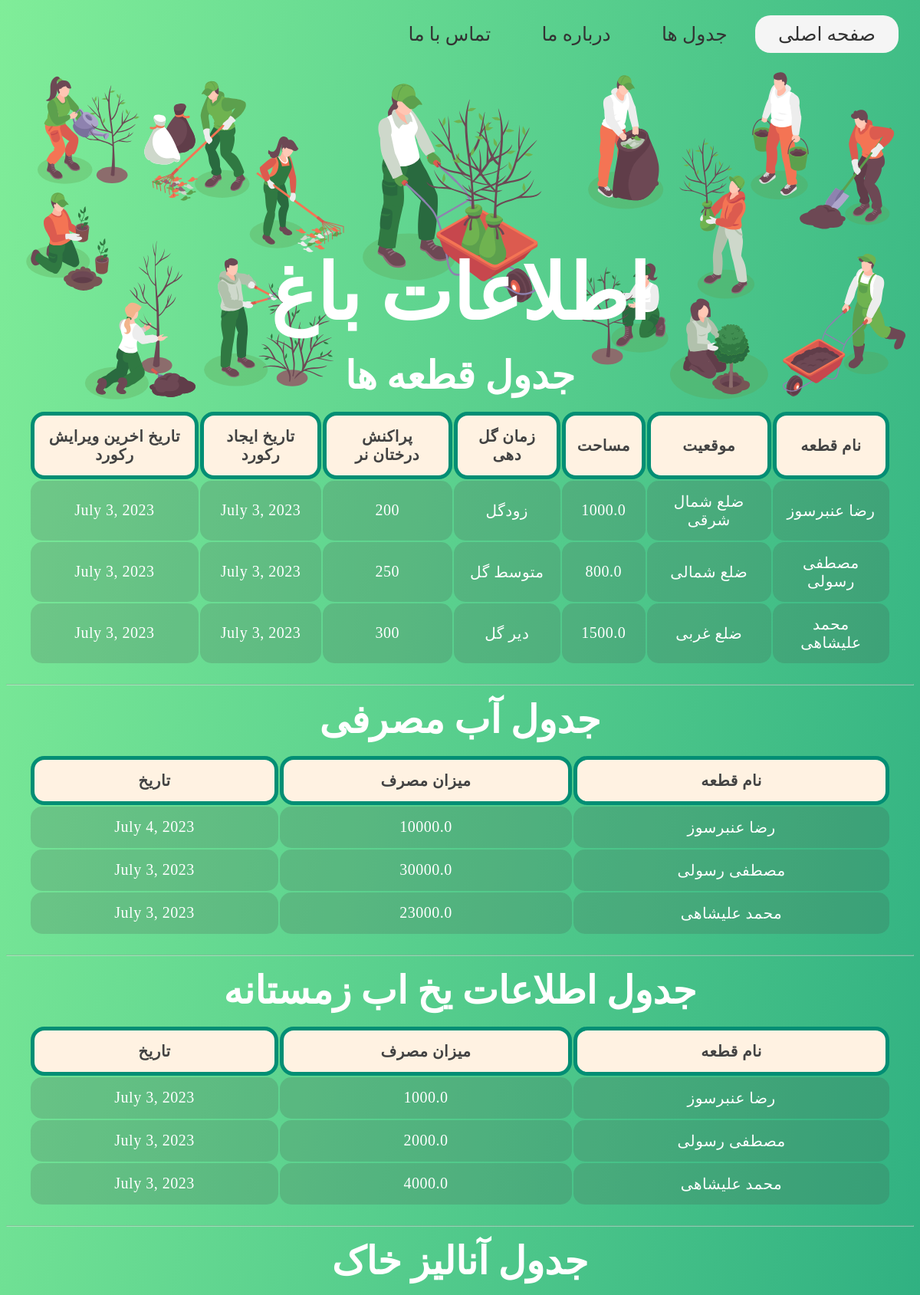
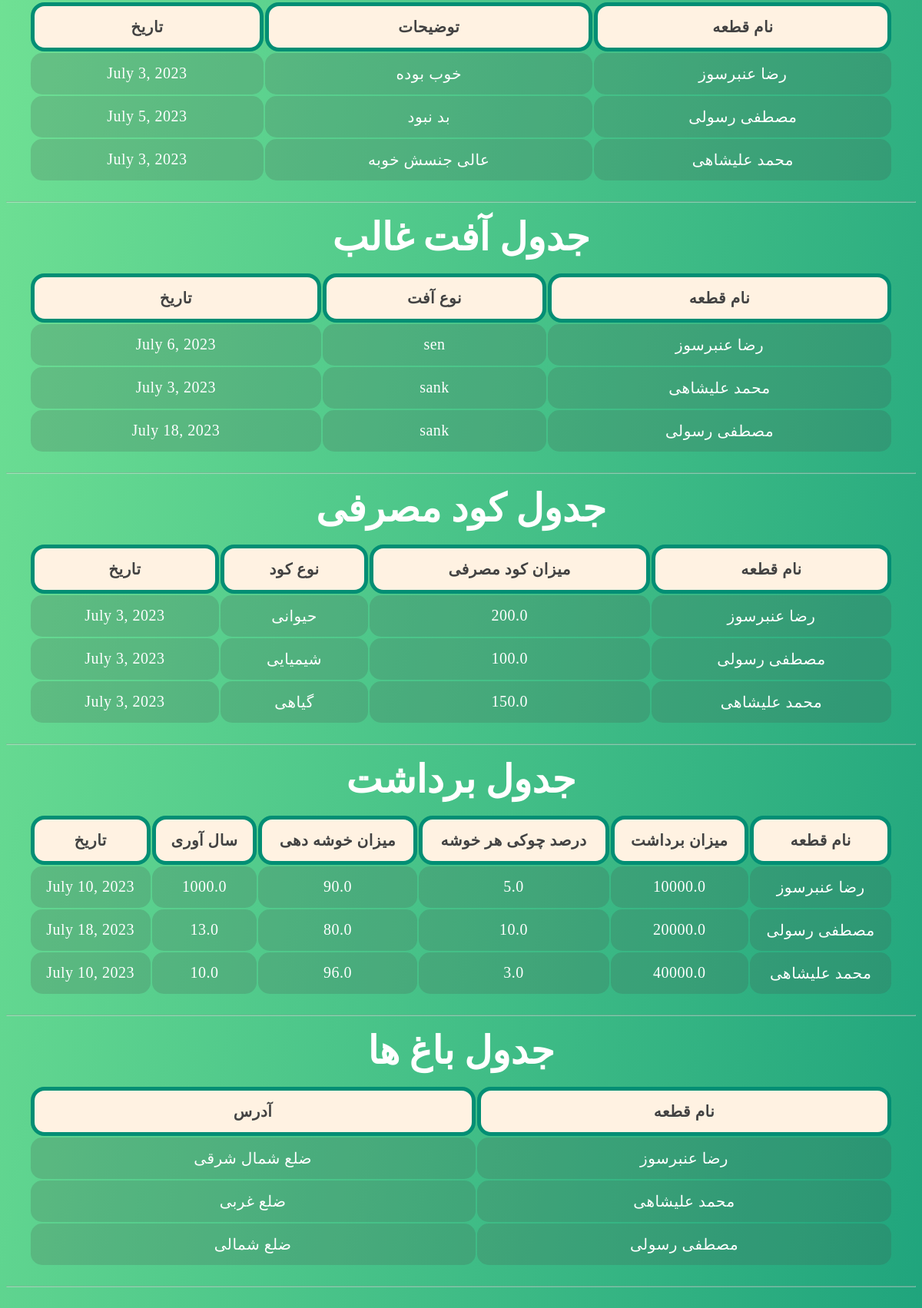
Page /Component/ on the committed database (2 pictures, top to bottom).
### Component_table/models.py (models this page shows, shortened)
class Component(models.Model):
    name = models.CharField(max_length=100)
    location = models.TextField()
    area = models.FloatField()
    blooming_time_choices = [
        ('early', 'زودگل'),
        ('medium', 'متوسط گل'),
        ('late', 'دیر گل')
    ]
    blooming_time = models.CharField(max_length=10, choices=blooming_time_choices)
    male_tree_density = models.IntegerField()
    created_date = models.DateField(auto_now_add=True)
    last_modified_date = models.DateField(auto_now=True)
    def __str__(self):
        return self.name

class WaterConsumption(models.Model):
    component = models.ForeignKey(Component, on_delete=models.CASCADE)
    consumption = models.FloatField()
    date = models.DateField()

class WinterWater(models.Model):
    component = models.ForeignKey(Component, on_delete=models.CASCADE)
    consumption = models.FloatField()
    date = models.DateField()

class SoilAnalysis(models.Model):
    component = models.ForeignKey(Component, on_delete=models.CASCADE)
    date = models.DateField()
    description = models.TextField()

class Pest(models.Model):
    PEST_TYPES = [
        ('sen', 'سن'),
        ('psil', 'پسیل'),
        ('sank', 'سنک'),
        ('kermania', 'کرمانیا')
    ]
    component = models.ForeignKey(Component, on_delete=models.CASCADE)
    date = models.DateField()
    pest_type = models.CharField(max_length=10, choices=PEST_TYPES)

class Fertilizer(models.Model):
    component = models.ForeignKey(Component, on_delete=models.CASCADE)
    consumption = models.FloatField()
    date = models.DateField()
    fertilizer_type = models.CharField(max_length=50)

class Harvest(models.Model):
    component = models.ForeignKey(Component, on_delete=models.CASCADE)
    date = models.DateField()
    harvest_amount = models.FloatField()
    cluster_defect_percentage = models.FloatField()
    cluster_yield = models.FloatField()
    annual_yield = models.FloatField()

class Orchard(models.Model):
    component = models.ForeignKey(Component, on_delete=models.CASCADE)
    name = models.CharField(max_length=100)
    address = models.CharField(max_length=200)

### Component_table/views.py (the view)
# urls.py: path('Component/',post_list,name='post_list') ,
def post_list(request):
    Components=Component.objects.all()
    WaterConsumptions_data=WaterConsumption.objects.all()
    WinterWaters_data=WinterWater.objects.all()
    SoilAnalysises_data=SoilAnalysis.objects.all()
    Pestes_data=Pest.objects.all()
    Fertilizers_data=Fertilizer.objects.all()
    Harvestes_data=Harvest.objects.all()
    Orchards_data=Orchard.objects.all()
    context={'Components':Components,
'WaterConsumptions_data':WaterConsumptions_data,
'WinterWaters_data':WinterWaters_data,
'SoilAnalysises_data':SoilAnalysises_data,
'Pestes_data':Pestes_data,
'Fertilizers_data':Fertilizers_data,
'Harvestes_data':Harvestes_data,
'Orchards_data':Orchards_data
}
    return render(request,'Components/index.html',context)

### Component_table/templates/Components/index.html (shortened to what this page needs)
<!DOCTYPE html>
<html>
<head>
</head>
<body>
	<ul class="menu">
		<li><a href="#">صفحه اصلی</a></li>
		<li><a href="#">جدول ها</a>
		</li>
		<li><a href="#">درباره ما</a></li>
		<li><a href="#">تماس با ما</a></li>
	</ul>
	<h1>اطلاعات باغ</h1>
	<h2 id="tjc">جدول قطعه ها</h2>
	<table>
		<tr>
			<th>نام قطعه</th>
			<th>موقعیت</th>
			<th>مساحت</th>
			<th>زمان گل دهی</th>
			<th>پراکنش درختان نر</th>
			<th>تاریخ ایجاد رکورد</th>
			<th>تاریخ اخرین ویرایش رکورد</th>
		</tr>
		{% for c in Components %}
		<tr>
			<td>{{ c.name }}</td>
			<td>{{ c.location }}</td>
			<td>{{ c.area }}</td>
			<td>{{ c.get_blooming_time_display }}</td>
			<td>{{ c.male_tree_density }}</td>
			<td>{{ c.created_date }}</td>
			<td>{{ c.last_modified_date }}</td>
		</tr>
		{% endfor %}
	</table>
	<hr>
	<h2 id="tjw">جدول آب مصرفی</h2>
	<table>
		<tr>
			<th>نام قطعه</th>
			<th>میزان مصرف</th>
			<th>تاریخ</th>
		</tr>
		{% for i in WaterConsumptions_data %}
		<tr>
			<td>{{ i.component }}</td>
			<td>{{ i.consumption }}</td>
			<td>{{ i.date }}</td>
		</tr>
		{% endfor %}
	</table>
	<hr>
	<h2 id="tjww">جدول اطلاعات یخ اب زمستانه</h2>
	<table>
		<tr>
			<th>نام قطعه</th>
			<th>میزان مصرف</th>
			<th>تاریخ</th>
		</tr>
		{% for i in WinterWaters_data %}
		<tr>
			<td>{{ i.component }}</td>
			<td>{{ i.consumption }}</td>
			<td>{{ i.date }}</td>
		</tr>
		{% endfor %}
	</table>
	<hr>
	<h2 id="tjon">جدول آنالیز خاک</h2>
	<table>
		<tr>
			<th>نام قطعه</th>
			<th>توضیحات</th>
			<th>تاریخ</th>
		</tr>
		{% for i in SoilAnalysises_data %}
		<tr>
			<td>{{ i.component }}</td>
			<td>{{ i.description }}</td>
			<td>{{ i.date }}</td>
		</tr>
		{% endfor %}
	</table>
	<hr>
	<h2 id="tjof">جدول آفت غالب</h2>
	<table>
		<tr>
			<th>نام قطعه</th>
			<th>نوع آفت</th>
			<th>تاریخ</th>
		</tr>
		{% for i in Pestes_data %}
		<tr>
			<td>{{ i.component }}</td>
			<td>{{ i.pest_type }}</td>
			<td>{{ i.date }}</td>
		</tr>
		{% endfor %}
	</table>
	<hr>
	<h2 id="tjk">جدول کود مصرفی</h2>
	<table>
		<tr>
			<th>نام قطعه</th>
			<th>میزان کود مصرفی</th>
			<th>نوع کود</th>
			<th>تاریخ</th>
		</tr>
		{% for i in Fertilizers_data %}
		<tr>
			<td>{{ i.component }}</td>
			<td>{{ i.consumption }}</td>
			<td>{{ i.fertilizer_type }}</td>
			<td>{{ i.date }}</td>
		</tr>
		{% endfor %}
	</table>
	<hr>
	<h2 id="tjba">جدول برداشت</h2>
	<table>
		<tr>
			<th>نام قطعه</th>
			<th>میزان برداشت</th>
			<th>درصد چوکی هر خوشه </th>
			<th> میزان خوشه دهی</th>
			<th> سال آوری </th>
			<th>تاریخ</th>
		</tr>
		{% for i in Harvestes_data %}
		<tr>
			<td>{{ i.component }}</td>
			<td>{{ i.harvest_amount }}</td>
			<td>{{ i.cluster_defect_percentage }}</td>
			<td>{{ i.cluster_yield }}</td>
			<td>{{ i.annual_yield }}</td>
			<td>{{ i.date }}</td>
		</tr>
		{% endfor %}
	</table>
	<hr>
	<h2 id="tjb">جدول باغ ها</h2>
	<table>
		<tr>
			<th>نام قطعه</th>
			<th>آدرس</th>
		</tr>
		{% for i in Orchards_data %}
		<tr>
			<td>{{ i.component }}</td>
			<td>{{ i.address }}</td>
		</tr>
		{% endfor %}
	</table>
	<hr>
</body>
</html>

### Component_table/templates/Components/index.html (style rules this page uses)
* { font-family: fanavari; }
body { direction: rtl; background-image: linear-gradient(to bottom right, #80ed99, #028e74); background-repeat: no-repeat; height: 800vh; }
td, th { border-radius: 15px; }
tr, th, td { background-color: rgba(67, 67, 67, 0.1); border-collapse: collapse; color: rgba(255, 255, 255, 1); text-align: center; padding: 15px; letter-spacing: .5px; }
th { border: 5px solid #028e74; background-color: #fff2e2; color: #424242; font-family: yekan bakh; font-size: 20px; border-radius: 18px; }
table { width: 95%; height: 50px; margin: 0 auto; margin-bottom: 25px; font-size: 20PX; }
h1 { color: rgba(255, 255, 255, 1); text-align: center; font-size: 100px; margin-top: -220px; margin-bottom: 20px; font-family: A Ordibehesht; }
hr { opacity: 40%; margin: 10px 0; }
h2 { color: rgba(255, 255, 255, 1); text-align: center; font-size: 50px; margin-top: 1rem; margin-bottom: 1rem; }
#Layer_1 { margin-top: -20px; }
.menu { list-style-type: none; margin: 20px; padding: 0; font-size: 25px; }
.menu li { display: inline-block; position: relative; }
.menu li a { display: block; padding: 10px 30px; text-decoration: none; color: #333; }
.menu li:first-child { background-color: #f5f5f5; border-radius: 20px; }

### rows in the picture
Component: name "رضا عنبرسوز", location "ضلع شمال شرقی", area "1000.0", blooming_time "زودگل", male_tree_density "200", created_date "July 3, 2023", last_modified_date "July 3, 2023"
Component: name "مصطفی رسولی", location "ضلع شمالی", area "800.0", blooming_time "متوسط گل", male_tree_density "250", created_date "July 3, 2023", last_modified_date "July 3, 2023"
Component: name "محمد علیشاهی", location "ضلع غربی", area "1500.0", blooming_time "دیر گل", male_tree_density "300", created_date "July 3, 2023", last_modified_date "July 3, 2023"
WaterConsumption: component "رضا عنبرسوز", consumption "10000.0", date "July 4, 2023"
WaterConsumption: component "مصطفی رسولی", consumption "30000.0", date "July 3, 2023"
WaterConsumption: component "محمد علیشاهی", consumption "23000.0", date "July 3, 2023"
WinterWater: component "رضا عنبرسوز", consumption "1000.0", date "July 3, 2023"
WinterWater: component "مصطفی رسولی", consumption "2000.0", date "July 3, 2023"
WinterWater: component "محمد علیشاهی", consumption "4000.0", date "July 3, 2023"
SoilAnalysis: component "رضا عنبرسوز", description "خوب بوده", date "July 3, 2023"
SoilAnalysis: component "مصطفی رسولی", description "بد نبود", date "July 5, 2023"
SoilAnalysis: component "محمد علیشاهی", description "عالی جنسش خوبه", date "July 3, 2023"
Pest: component "رضا عنبرسوز", pest_type "sen", date "July 6, 2023"
Pest: component "محمد علیشاهی", pest_type "sank", date "July 3, 2023"
Pest: component "مصطفی رسولی", pest_type "sank", date "July 18, 2023"
Fertilizer: component "رضا عنبرسوز", consumption "200.0", fertilizer_type "حیوانی", date "July 3, 2023"
Fertilizer: component "مصطفی رسولی", consumption "100.0", fertilizer_type "شیمیایی", date "July 3, 2023"
Fertilizer: component "محمد علیشاهی", consumption "150.0", fertilizer_type "گیاهی", date "July 3, 2023"
Harvest: component "رضا عنبرسوز", harvest_amount "10000.0", cluster_defect_percentage "5.0", cluster_yield "90.0", annual_yield "1000.0", date "July 10, 2023"
Harvest: component "مصطفی رسولی", harvest_amount "20000.0", cluster_defect_percentage "10.0", cluster_yield "80.0", annual_yield "13.0", date "July 18, 2023"
Harvest: component "محمد علیشاهی", harvest_amount "40000.0", cluster_defect_percentage "3.0", cluster_yield "96.0", annual_yield "10.0", date "July 10, 2023"
Orchard: component "رضا عنبرسوز", address "ضلع شمال شرقی"
Orchard: component "محمد علیشاهی", address "ضلع غربی"
Orchard: component "مصطفی رسولی", address "ضلع شمالی"
